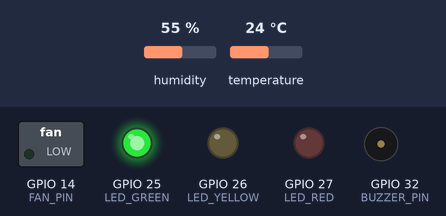
Bench run of a sketch on a simulated ESP32. On the bench: switched loads named in the sketch (green lamp = pin HIGH), output pins drawn as LEDs (lit = HIGH), buzzer (waves = sounding, pin HIGH). The inputs (shaded band) are chosen by the test bench; at power-on: temperature 24 °C, humidity 55 %. WiFi joins after 1.5 s; servers stay silent unless stated; no MQTT or app messages arrive unless stated; what the sketch prints to the serial monitor is not drawn.

Above: at 2.8 s.
2.9 s: temperature set to 31.4 °C
7.2 s: temperature set to 32.3 °C
At 10.8 s:
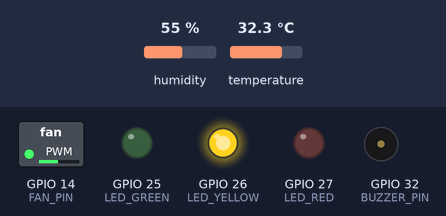
11.5 s: temperature set to 39.4 °C
15.2 s: temperature set to 40.5 °C
At 19.2 s:
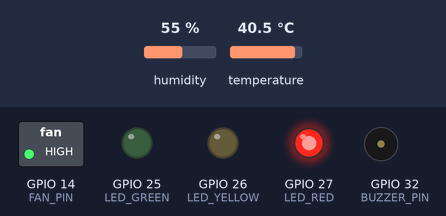
19.5 s: temperature set to 33 °C
At 22.4 s:
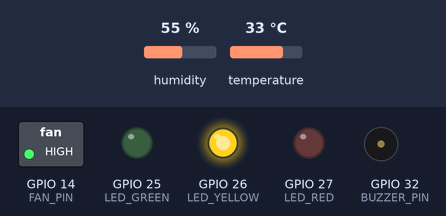
23.5 s: temperature set to 41 °C
At 26.6 s:
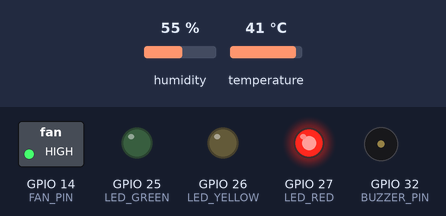
Timing chart, 0 to 28.1 s (numbered marks = the images above; inputs shaded):
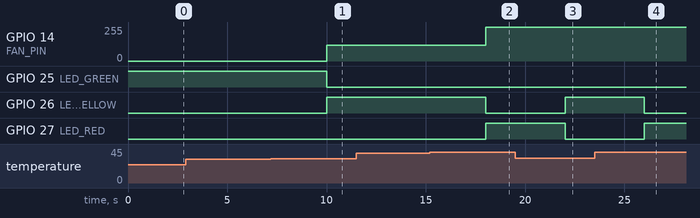

Measured:
- the behaviour switches between 31.9 and 32 °C on temperature (found by bisection; images 0 and 1)
- the behaviour switches between 39.9 and 40 °C on temperature (found by bisection; images 1 and 2)
- after the input at 2.9 s, every drawn part: stays the same
- after the input at 7.2 s, GPIO 14 (FAN_PIN): 0/255 → 120/255 after 2.8 s; GPIO 25 (LED_GREEN): HIGH → LOW after 2.8 s; GPIO 26 (LED_YELLOW): LOW → HIGH after 2.8 s
- after the input at 11.5 s, every drawn part: stays the same
- after the input at 15.2 s, GPIO 14 (FAN_PIN): 120/255 → 255/255 after 2.8 s; GPIO 26 (LED_YELLOW): HIGH → LOW after 2.8 s; GPIO 27 (LED_RED): LOW → HIGH after 2.8 s
- after the input at 19.5 s, GPIO 26 (LED_YELLOW): LOW → HIGH after 2.5 s; GPIO 27 (LED_RED): HIGH → LOW after 2.5 s
- after the input at 23.5 s, GPIO 26 (LED_YELLOW): HIGH → LOW after 2.5 s; GPIO 27 (LED_RED): LOW → HIGH after 2.5 s

The sketch:

gridwise_esp32.ino
```cpp
/*
  GridWise DC - ESP32 rack node
  Sensor: DHT22 on GPIO 4
  LEDs: green 25, yellow 26, red 27
  Fan driver/MOSFET: GPIO 14 (do NOT drive a fan directly from an ESP32 pin)
  Active buzzer: GPIO 32
  MQTT telemetry: gridwise/rack1/telemetry
  MQTT commands:  gridwise/rack1/command
*/
#include <WiFi.h>
#include <WiFiClientSecure.h>
#include <PubSubClient.h>
#include <ArduinoJson.h>
#include <DHT.h>

// Fill in your own credentials before uploading.
const char* WIFI_SSID = "YOUR_WIFI_NAME";
const char* WIFI_PASSWORD = "YOUR_WIFI_PASSWORD";
const char* MQTT_HOST = "your-cluster.s1.eu.hivemq.cloud";
const int MQTT_PORT = 8883;
const char* MQTT_USER = "YOUR_HIVEMQ_USERNAME";
const char* MQTT_PASS = "YOUR_HIVEMQ_PASSWORD";
const char* CLIENT_ID = "gridwise-esp32-rack1";

const char* TELEMETRY_TOPIC = "gridwise/rack1/telemetry";
const char* COMMAND_TOPIC = "gridwise/rack1/command";
#define DHTPIN 4
#define DHTTYPE DHT22
#define LED_GREEN 25
#define LED_YELLOW 26
#define LED_RED 27
#define FAN_PIN 14
#define BUZZER_PIN 32

DHT dht(DHTPIN, DHTTYPE);
WiFiClientSecure secureClient;
PubSubClient mqtt(secureClient);
String fanState = "OFF", ledState = "GREEN";
bool buzzerState = false;
unsigned long lastPublish = 0, lastWifiAttempt = 0;

void setLeds(const String& state) {
  digitalWrite(LED_GREEN, state == "GREEN" ? HIGH : LOW);
  digitalWrite(LED_YELLOW, state == "YELLOW" ? HIGH : LOW);
  digitalWrite(LED_RED, state == "RED" ? HIGH : LOW);
}
void applyFan(String state) {
  state.toUpperCase();
  if (state != "OFF" && state != "LOW" && state != "HIGH") return;
  fanState = state;
  // Arduino-ESP32 core 2.x compatible PWM approximation; use a MOSFET/driver.
  analogWrite(FAN_PIN, state == "HIGH" ? 255 : state == "LOW" ? 120 : 0);
}
void applyBuzzer(bool on) {
  buzzerState = on;
  digitalWrite(BUZZER_PIN, on ? HIGH : LOW); // active buzzer module
}
void mqttCallback(char* topic, byte* payload, unsigned int length) {
  if (String(topic) != COMMAND_TOPIC) return;
  StaticJsonDocument<256> doc;
  if (deserializeJson(doc, payload, length)) return;
  if (doc.containsKey("fan")) applyFan(doc["fan"].as<String>());
  if (doc.containsKey("led")) {
    ledState = doc["led"].as<String>();
    if (ledState != "GREEN" && ledState != "YELLOW" && ledState != "RED") ledState = "GREEN";
    setLeds(ledState);
  }
  if (doc.containsKey("buzzer")) applyBuzzer(doc["buzzer"].as<bool>());
}
void connectWiFi() {
  WiFi.mode(WIFI_STA);
  WiFi.begin(WIFI_SSID, WIFI_PASSWORD);
  Serial.print("Connecting to Wi-Fi");
  unsigned long start = millis();
  while (WiFi.status() != WL_CONNECTED && millis() - start < 25000) {
    delay(400); Serial.print(".");
  }
  Serial.println(WiFi.status() == WL_CONNECTED ? "\nWi-Fi connected" : "\nWi-Fi not connected yet");
}
void reconnectMqtt() {
  if (WiFi.status() != WL_CONNECTED) return;
  if (mqtt.connect(CLIENT_ID, MQTT_USER, MQTT_PASS)) {
    Serial.println("MQTT connected");
    mqtt.subscribe(COMMAND_TOPIC);
  } else {
    Serial.printf("MQTT connect failed, state=%d\n", mqtt.state());
  }
}
void setup() {
  Serial.begin(115200);
  pinMode(LED_GREEN, OUTPUT); pinMode(LED_YELLOW, OUTPUT); pinMode(LED_RED, OUTPUT);
  pinMode(FAN_PIN, OUTPUT); pinMode(BUZZER_PIN, OUTPUT);
  setLeds("GREEN"); applyFan("OFF"); applyBuzzer(false); dht.begin();
  connectWiFi();
  // Demo convenience only. For deployment, validate HiveMQ's CA certificate instead.
  secureClient.setInsecure();
  mqtt.setServer(MQTT_HOST, MQTT_PORT);
  mqtt.setCallback(mqttCallback);
  mqtt.setBufferSize(512);
}
void loop() {
  if (WiFi.status() != WL_CONNECTED && millis() - lastWifiAttempt > 10000) {
    lastWifiAttempt = millis(); connectWiFi();
  }
  if (WiFi.status() == WL_CONNECTED && !mqtt.connected()) reconnectMqtt();
  mqtt.loop();

  if (millis() - lastPublish >= 2000) {
    lastPublish = millis();
    float t = dht.readTemperature();
    if (isnan(t)) { Serial.println("DHT read failed; telemetry temperature omitted"); }
    else {
      // Local thermal safety has priority over dashboard commands.
      if (t >= 50.0) { ledState = "RED"; applyFan("HIGH"); applyBuzzer(true); }
      else if (t >= 40.0) { ledState = "RED"; applyFan("HIGH"); applyBuzzer(false); }
      else if (t >= 32.0) { ledState = "YELLOW"; if (fanState == "OFF") applyFan("LOW"); applyBuzzer(false); }
      else { ledState = "GREEN"; applyFan("OFF"); applyBuzzer(false); }
      setLeds(ledState);
      StaticJsonDocument<256> doc;
      doc["temperature"] = t; doc["fan"] = fanState; doc["led"] = ledState;
      doc["buzzer"] = buzzerState; doc["rack"] = "rack1";
      char payload[256]; size_t n = serializeJson(doc, payload, sizeof(payload));
      if (mqtt.connected()) mqtt.publish(TELEMETRY_TOPIC, payload, n);
      Serial.println(payload);
    }
  }
}
```
